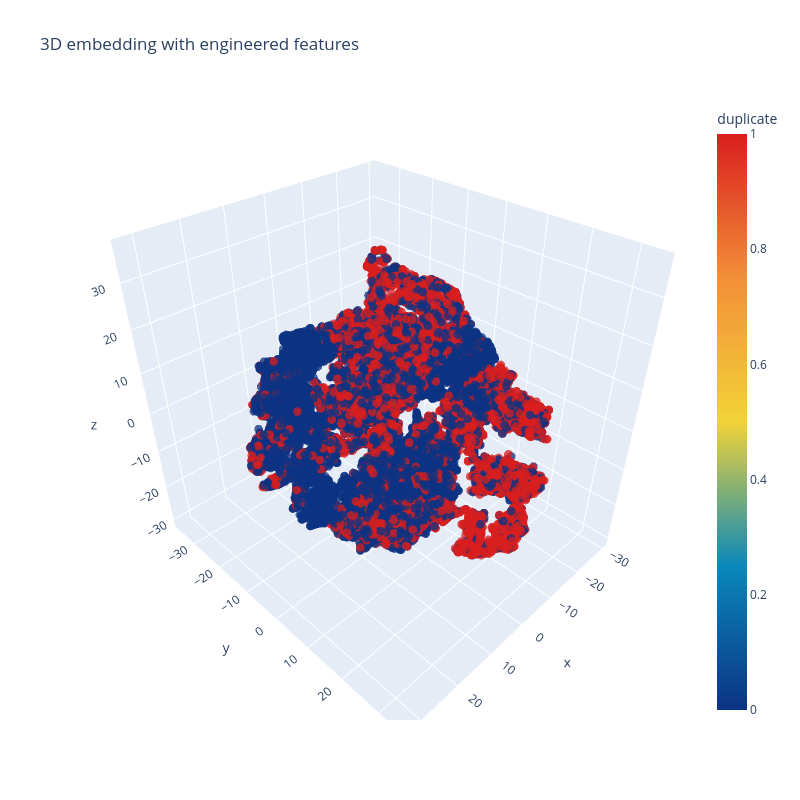

Notebook code for this chart:
### Code cell
import plotly.graph_objects as go
import plotly.offline as py
import numpy as np

py.init_notebook_mode(connected=True)

trace1 = go.Scatter3d(
    x=tense3d[:, 0],
    y=tense3d[:, 1],
    z=tense3d[:, 2],
    mode='markers',
    marker=dict(
        size=5,
        color=y,  # Optional: Pass a label or value array here
        colorscale='Portland',
        colorbar=dict(title='duplicate'),
        opacity=0.75
    )
)

data = [trace1]
layout = go.Layout(
    height=800,
    width=800,
    title='3D embedding with engineered features'
)

fig = go.Figure(data=data, layout=layout)
py.iplot(fig, filename='3DBubble')

### Figure 1 — Plotly figure (JSON) as saved in the notebook; plotly's stock layout.template omitted (floating-point values rounded to 4 significant figures; data arrays with more than 128 entries replaced by an {"elided": "..."} marker saying what was removed)
{"data": [{"marker": {"color": {"elided": "30000 int values"}, "colorbar": {"title": {"text": "duplicate"}}, "colorscale": [[0, "rgb(12,51,131)"], [0.25, "rgb(10,136,186)"], [0.5, "rgb(242,211,56)"], [0.75, "rgb(242,143,56)"], [1, "rgb(217,30,30)"]], "opacity": 0.75, "size": 5}, "mode": "markers", "type": "scatter3d", "x": {"elided": "30000 float values"}, "y": {"elided": "30000 float values"}, "z": {"elided": "30000 float values"}}], "layout": {"height": 800, "title": {"text": "3D embedding with engineered features"}, "width": 800}}
